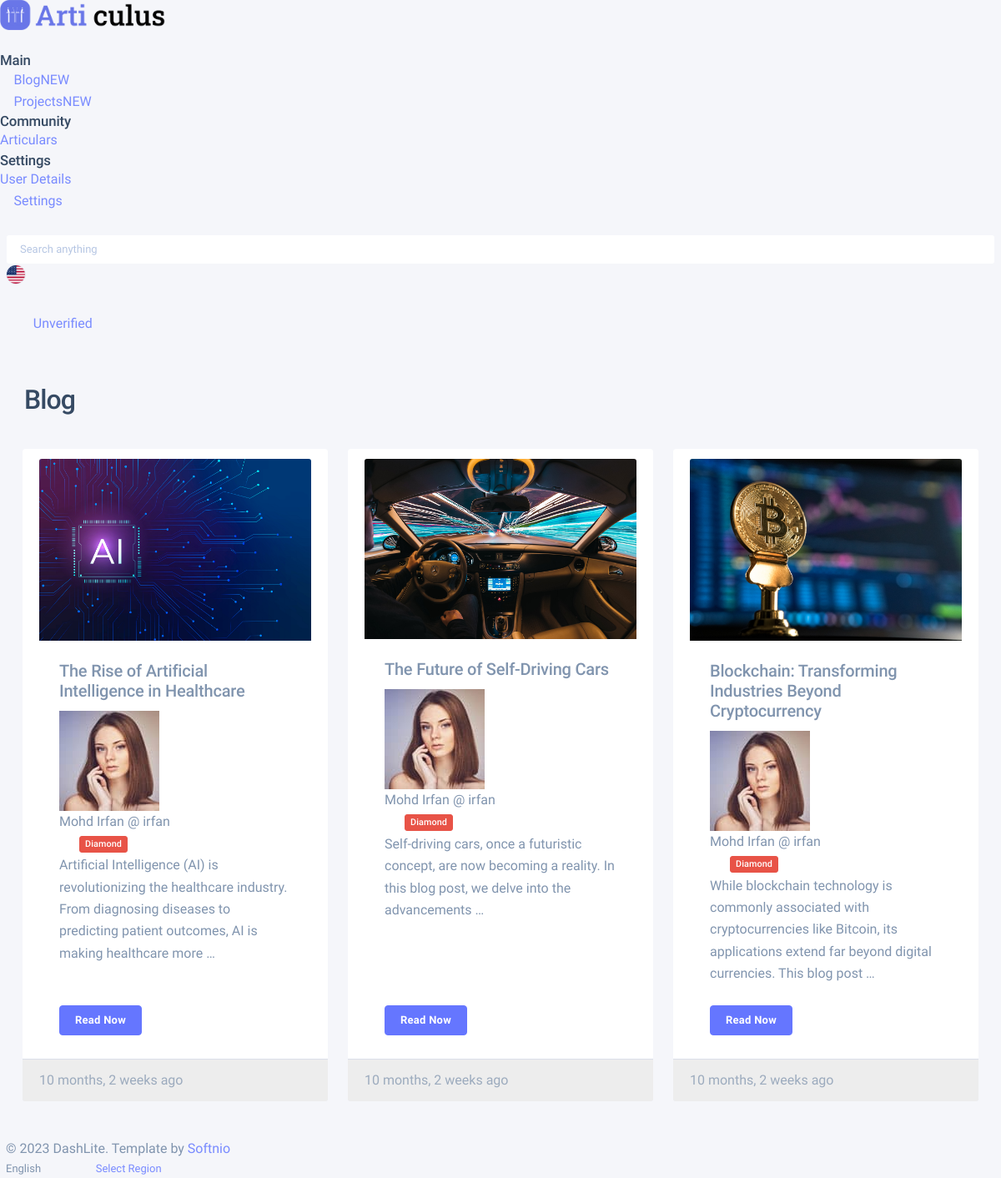
Screenshot of /blog/ with the database file from the repository.
### blog/models.py (models this page shows, shortened)
class Post(models.Model):
    author = models.ForeignKey(User, on_delete=models.CASCADE)
    title = models.CharField(max_length=100)
    thumbnail = models.ImageField(upload_to='posts/thumbnail/' + '%Y/%m/%d/', default='posts/thumbnail/default.png')
    content = models.TextField()
    date_posted = models.DateTimeField(default=timezone.now, editable=False)
    date_updated = models.DateTimeField(default=timezone.now, editable=True)

### blog/views.py (the view)
def blog(request):
    context = {
        'posts': Post.objects.all()
    }
    return render(request, 'blog/blog.html', context)

### templates/blog/blog.html (shortened to what this page needs)
{% extends 'blank.html' %}
{% load static %}
{% block content %}
<div class="nk-block-head nk-block-head-sm">
    <div class="nk-block-between">
        <div class="nk-block-head-content">
            <h3 class="nk-block-title page-title">Blog</h3>
        </div>
        <div class="nk-block-head-content">
            <div class="toggle-wrap nk-block-tools-toggle">
                <a href="#" class="btn btn-icon btn-trigger toggle-expand me-n1" data-target="pageMenu"><em
                        class="icon ni ni-more-v"></em></a>
            </div>
        </div>
    </div>
</div>
<div class="nk-block">
    {% if posts %}
    <div class="row">
        {% for post in posts %}
        <div class="col-sm-4 py-2 px-2">
            <div class="card h-100">
                <div class="card-body d-flex flex-column">
                    <img src="{{ post.thumbnail.url }}" class="card-img-top" alt="">
                    <div class="card-inner">
                        <h5 class="card-title">{{ post.title }}</h5>
                        <div class="user-card">
                            <div class="user-avatar sm">
                                <img src="{% static 'dashboard/images/avatar/c-sm.jpg' %}" alt="">
                            </div>
                            <div class="user-info">
                                <span class="lead-text">{{ post.author.first_name }} {{ post.author.last_name }}</span>
                                <span class="sub-text">@ {{ post.author.username }}</span>
                            </div>
                            <span class="badge bg-danger ms-4">Diamond</span>
                        </div>
                        <p class="card-text">
                            {{ post.content|truncatewords:20 }}
                        </p>
                    </div>
                    <a href="#" class="mt-auto btn btn-primary align-self-lg-start ms-4 mb-3">Read Now</a>
                </div>
                <div class="card-footer border-top text-muted">{{ post.date_posted|timesince }} ago
                </div>
            </div>
        </div>
        {% endfor %}
        {% else %}
        <p>
            No posts yet.
        </p>
        {% endif %}
    </div>
</div>
{% endblock content %}

### templates/blank.html
{% extends 'base.html' %}
{% block mainContent %}
                <div class="nk-content ">
                    <div class="container-fluid">
                        <div class="nk-content-inner">
                            <div class="nk-content-body">
                                {% block content %}
                                {% endblock content %}
                            </div>
                        </div>
                    </div>
                </div>
{% endblock mainContent %}

### templates/base.html (shortened to what this page needs)
{% load static %}
<!DOCTYPE html>
<html lang="zxx" class="js">
<head>
    <link rel="stylesheet" href="{% static 'dashboard/assets/css/dashlite.css' %}">
    <link id="skin-default" rel="stylesheet" href="{% static 'assets/css/theme.css' %}">
</head>
<body class="nk-body bg-lighter npc-default has-sidebar ">
    <div class="nk-app-root">
        <div class="nk-main ">
            {% include 'partials/_sidebar.html' %}
            <div class="nk-wrap ">
                {% include 'partials/_header.html' %}
                {% block mainContent %}
                {% endblock mainContent %}
                {% include 'partials/_footer.html' %}
            </div>
        </div>
    </div>
</body>
</html>

### templates/partials/_sidebar.html (shortened to what this page needs)
{% load static %}
<div class="nk-sidebar nk-sidebar-fixed is-light " data-content="sidebarMenu">
    <div class="nk-sidebar-element nk-sidebar-head">
        <div class="nk-sidebar-brand">
            <a href="{% url 'index' %}" class="logo-link nk-sidebar-logo">
                <img class="logo-dark logo-img" src="{% static 'images/logo-dark.png' %}" srcset="{% static 'images/logo-dark2x.png' %} 2x"
                    alt="logo-dark">
                <img class="logo-small logo-img logo-img-small" src="{% static 'images/logo-small.ico' %}"
                    srcset="{% static 'images/logo-small2x.png' %} 2x" alt="logo-small">
            </a>
        </div>
        <div class="nk-menu-trigger me-n2">
            <a href="#" class="nk-nav-compact nk-quick-nav-icon d-none d-xl-inline-flex" data-target="sidebarMenu"><em
                    class="icon ni ni-menu"></em></a>
        </div>
    </div>
    <div class="nk-sidebar-element">
        <div class="nk-sidebar-content">
            <div class="nk-sidebar-menu" data-simplebar>
                <ul class="nk-menu">
                    <li class="nk-menu-heading">
                        <h6 class="overline-title text-primary-alt">Main</h6>
                    </li>
                    <li class="nk-menu-item">
                        <a href="{% url 'blog' %}" class="nk-menu-link">
                            <span class="nk-menu-icon"><em class="icon ni ni-blogger-fill"></em></span>
                            <span class="nk-menu-text">Blog</span><span class="nk-menu-badge lg">NEW</span>
                        </a>
                    </li>
                    <li class="nk-menu-item">
                        <a href="{% url 'projects' %}" class="nk-menu-link">
                            <span class="nk-menu-icon"><em class="icon ni ni-tile-thumb-fill"></em></span>
                            <span class="nk-menu-text">Projects</span><span class="nk-menu-badge lg">NEW</span>
                        </a>
                    </li>
                    <li class="nk-menu-heading">
                        <h6 class="overline-title text-primary-alt">Community</h6>
                    </li>
                    <li class="nk-menu-item">
                        <a href="{% url 'articulars' %}" class="nk-menu-link">
                            <span class="nk-menu-text">Articulars</span>
                        </a>
                    </li>
                    <li class="nk-menu-heading">
                        <h6 class="overline-title text-primary-alt">Settings</h6>
                    </li>
                    <li class="nk-menu-item">
                        <a href="{% url 'user_details' user.id %}" class="nk-menu-link">
                            <span class="nk-menu-text">User Details</span>
                        </a>
                    </li>
                    <li class="nk-menu-item">
                        <a href="{% url 'settings' %}" class="nk-menu-link">
                            <span class="nk-menu-icon"><em class="icon ni ni-setting-fill"></em></span>
                            <span class="nk-menu-text">Settings</span>
                        </a>
                    </li>
                </ul>
            </div>
        </div>
    </div>
</div>

### templates/partials/_header.html (shortened to what this page needs)
{% load static %}
<div class="nk-header nk-header-fixed is-light">
    <div class="container-fluid">
        <div class="nk-header-wrap">
            <div class="nk-header-search ms-3 ms-xl-0">
                <em class="icon ni ni-search"></em>
                <input type="text" class="form-control border-transparent form-focus-none"
                    placeholder="Search anything">
            </div>
            <div class="nk-header-tools">
                <ul class="nk-quick-nav">
                    <li class="dropdown language-dropdown d-none d-sm-block me-n1">
                        <a href="#" class="dropdown-toggle nk-quick-nav-icon" data-bs-toggle="dropdown">
                            <div class="quick-icon border border-light">
                                <img class="icon" src="./images/flags/english-sq.png" alt="">
                            </div>
                        </a>
                    </li>
                    <li class="dropdown chats-dropdown hide-mb-xs">
                        <a href="#" class="dropdown-toggle nk-quick-nav-icon" data-bs-toggle="dropdown">
                            <div class="icon-status icon-status-na"><em class="icon ni ni-comments"></em></div>
                        </a>
                    </li>
                    <li class="dropdown notification-dropdown">
                        <a href="#" class="dropdown-toggle nk-quick-nav-icon" data-bs-toggle="dropdown">
                            <div class="icon-status icon-status-info"><em class="icon ni ni-bell"></em></div>
                        </a>
                    </li>
                    <li class="dropdown user-dropdown">
                        <a href="#" class="dropdown-toggle me-n1" data-bs-toggle="dropdown">
                            <div class="user-toggle">
                                <div class="user-avatar sm">
                                    <em class="icon ni ni-user-alt"></em>
                                </div>
                                <div class="user-info d-none d-xl-block">
                                    <div class="user-status user-status-unverified">Unverified</div>
                                    <div class="user-name dropdown-indicator">
                                    </div>
                                </div>
                            </div>
                        </a>
                    </li>
                </ul>
            </div>
        </div>
    </div>
</div>

### templates/partials/_footer.html (shortened to what this page needs)
{% load static %}
<div class="nk-footer">
    <div class="container-fluid">
        <div class="nk-footer-wrap">
            <div class="nk-footer-copyright"> &copy; 2023 DashLite. Template by <a href="https://softnio.com"
                    target="_blank">Softnio</a>
            </div>
            <div class="nk-footer-links">
                <ul class="nav nav-sm">
                    <li class="nav-item dropup">
                        <a href="#" class="dropdown-toggle dropdown-indicator has-indicator nav-link text-base"
                            data-bs-toggle="dropdown" data-offset="0,10"><span>English</span></a>
                    </li>
                    <li class="nav-item">
                        <a data-bs-toggle="modal" href="#region" class="nav-link"><em
                                class="icon ni ni-globe"></em><span class="ms-1">Select Region</span></a>
                    </li>
                </ul>
            </div>
        </div>
    </div>
</div>

### rows the page displays
Post: thumbnail (picture), title "The Rise of Artificial Intelligence in Healthcare", author.first_name "Mohd", author.last_name "Irfan", author.username "irfan", content "Artificial Intelligence (AI) is revolutionizing the healthcare industry. From diagnosing diseases to predicting patient outcomes, AI is making healthcare more …", date_posted "10 months, 2 weeks"
Post: thumbnail (picture), title "The Future of Self-Driving Cars", author.first_name "Mohd", author.last_name "Irfan", author.username "irfan", content "Self-driving cars, once a futuristic concept, are now becoming a reality. In this blog post, we delve into the advancements …", date_posted "10 months, 2 weeks"
Post: thumbnail (picture), title "Blockchain: Transforming Industries Beyond Cryptocurrency", author.first_name "Mohd", author.last_name "Irfan", author.username "irfan", content "While blockchain technology is commonly associated with cryptocurrencies like Bitcoin, its applications extend far beyond digital currencies. This blog post …", date_posted "10 months, 2 weeks"
